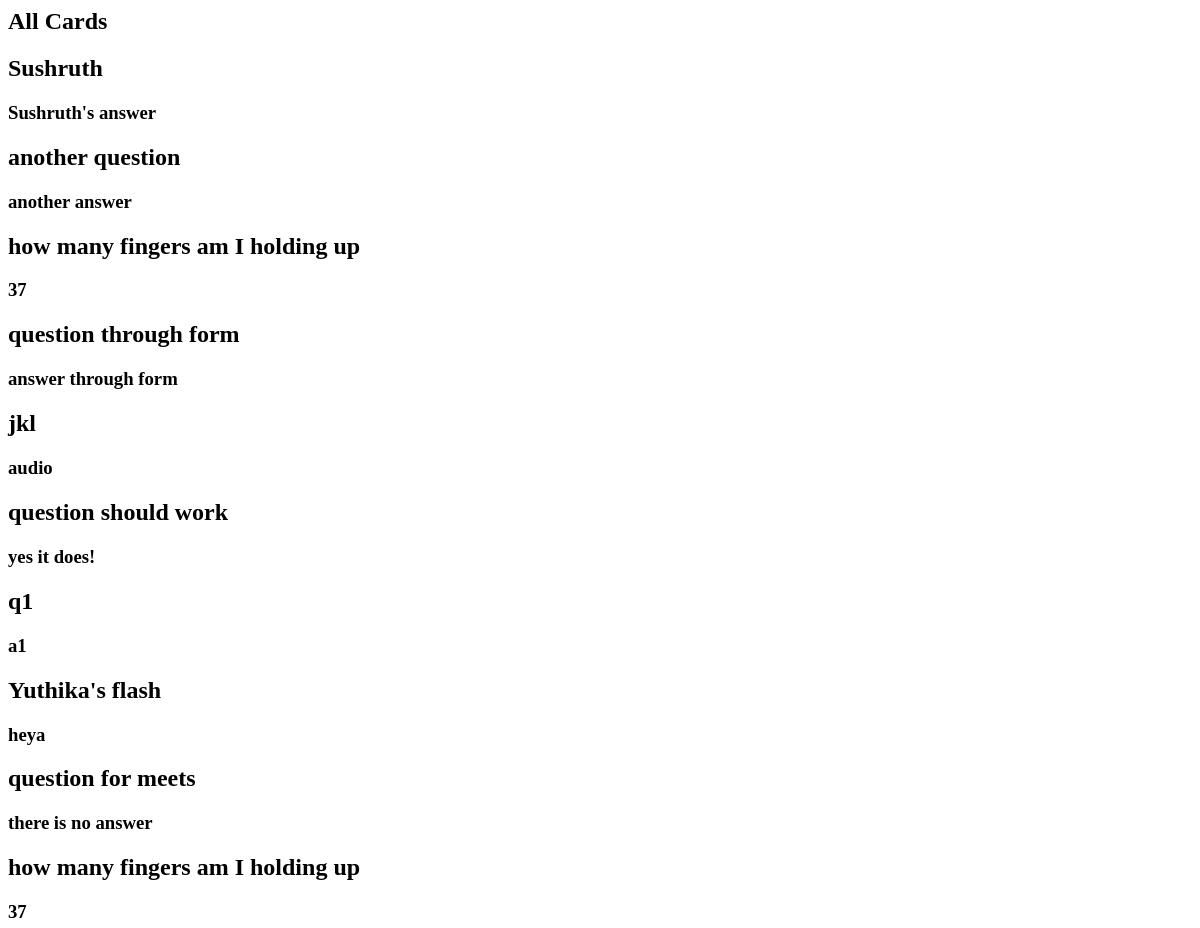
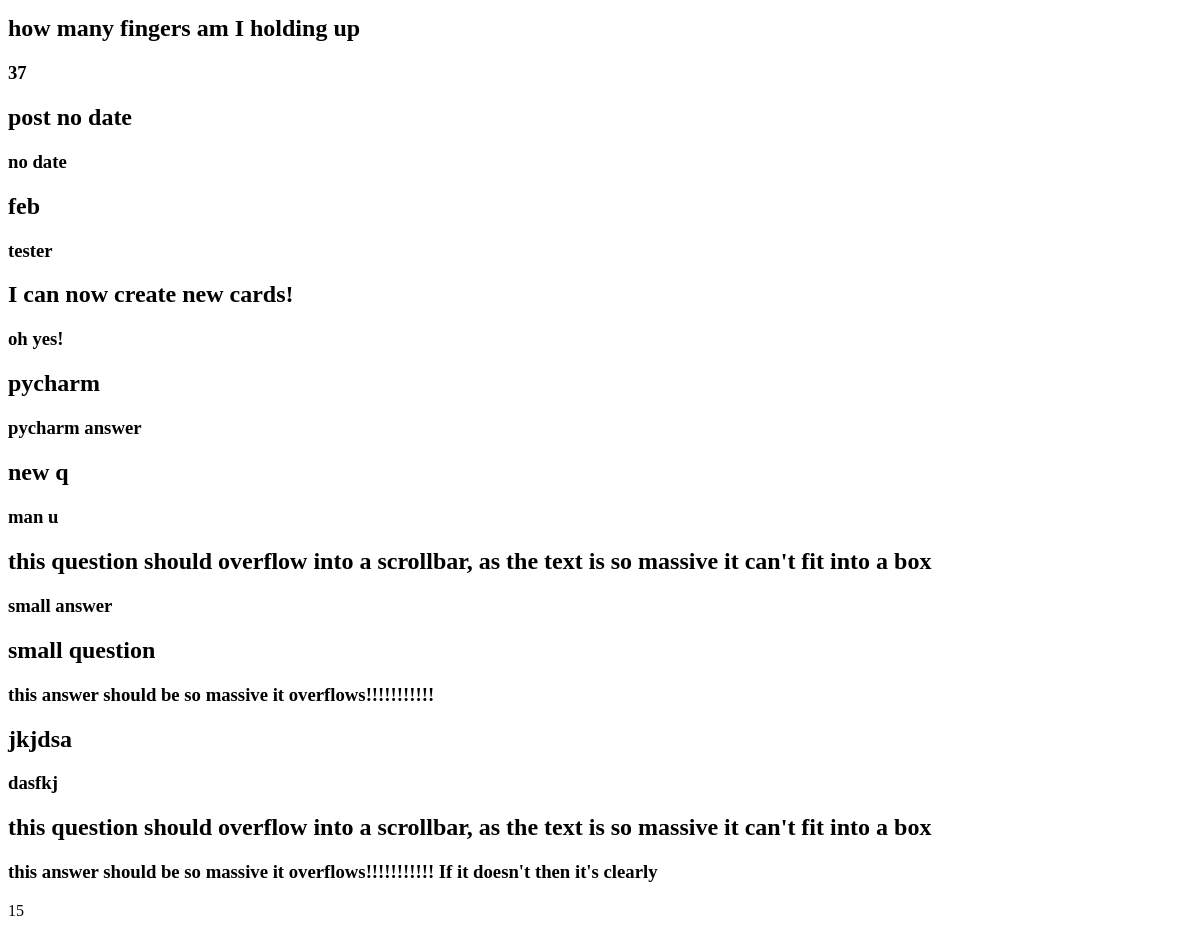
Before: /flashcard/all with the older database file (2 pictures, top to bottom).
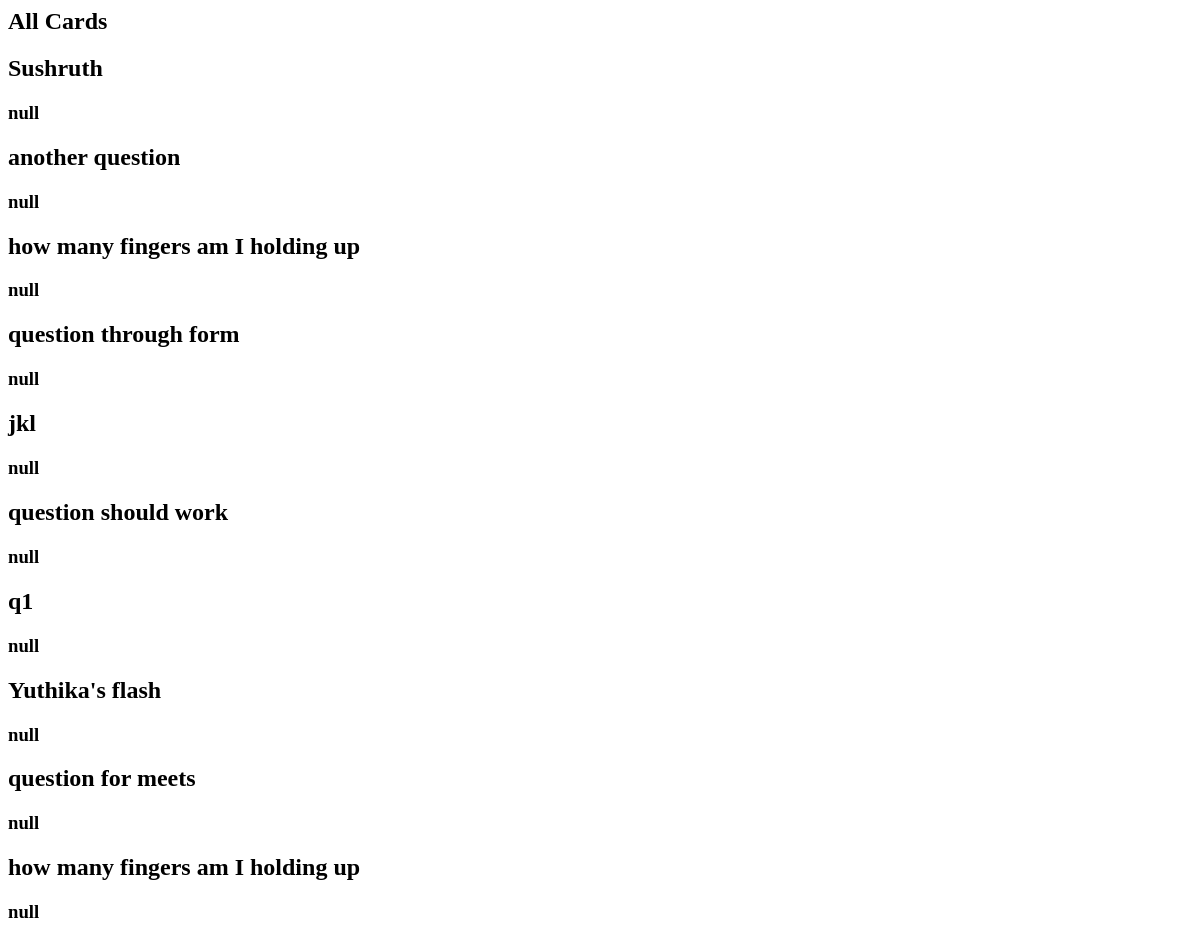
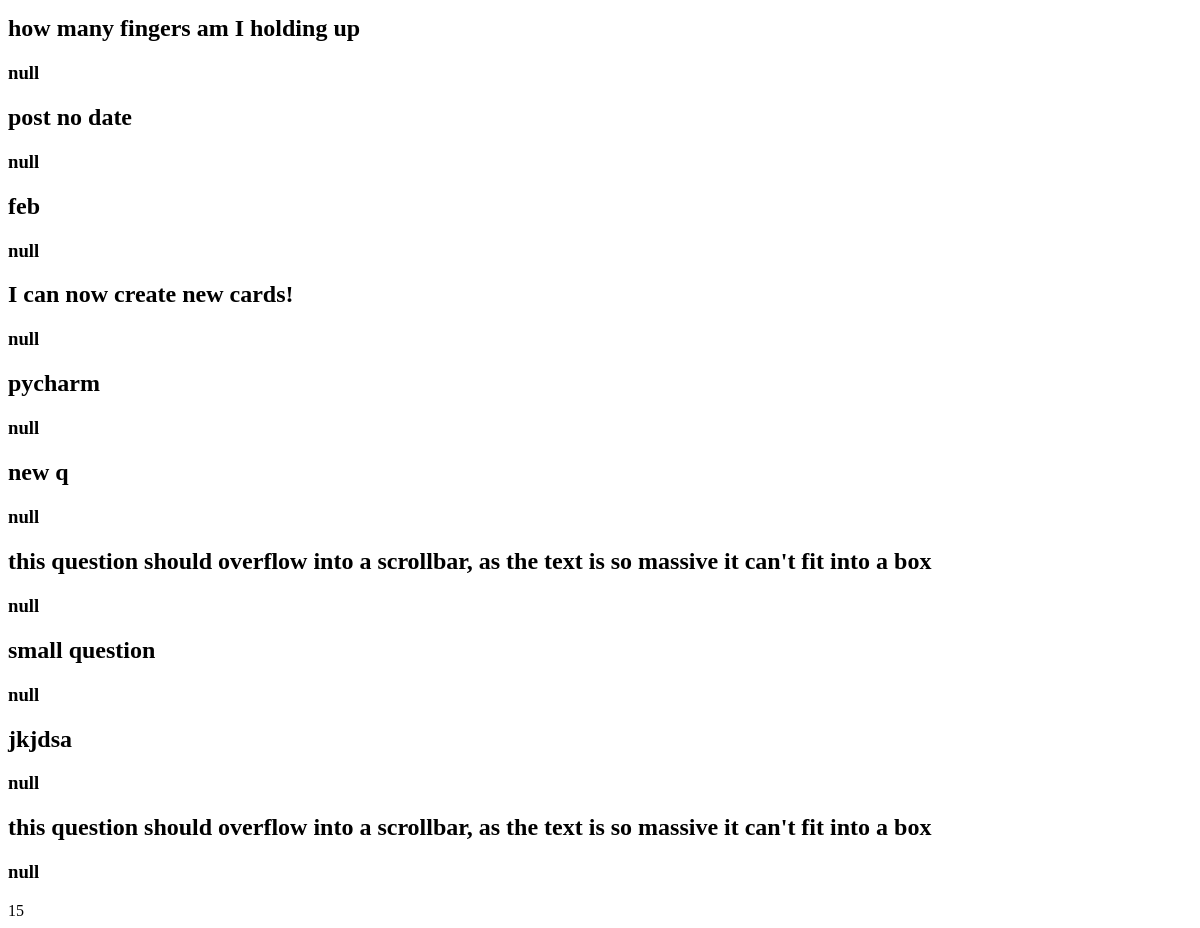
After: the same page with the newer database file (2 pictures, top to bottom).
### flashcard/models.py (models this page shows, shortened)
class Card(models.Model):
    question = models.CharField(max_length=100)
    answer = models.CharField(max_length=100)
    date_created = models.DateTimeField(auto_now=True)

### flashcard/views.py (the view)
# urls.py: path('all', views.CardListView.as_view(), name='card-list'),
class CardListView(ListView):
    model = Card
    queryset = Card.objects.all().order_by("date_created")

### templates/flashcard/card_list.html
 {% block content %}
     <h2>
         All Cards
     </h2>
     {% for card in card_list %}
        <article>
         <h2>
            {{ card.question }}
         </h2>
            <h3>
                {{ card.answer }}
            </h3>
        </article>
    {% endfor %}
15{% endblock content %}

Changed rows visible on the page:
changed Card "Sushruth": answer "Sushruth's answer" → "null"
changed Card "another question": answer "another answer" → "null"
changed Card (number 3 of 20 on the later page): answer "37" → "null"
changed Card "question through form": answer "answer through form" → "null"
changed Card "jkl": answer "audio" → "null"
changed Card "question should work": answer "yes it does!" → "null"
changed Card (number 7 of 20 on the later page): answer "a1" → "null"
changed Card "Yuthika's flash": answer "heya" → "null"
changed Card "question for meets": answer "there is no answer" → "null"
changed Card (number 10 of 20 on the later page): answer "37" → "null"
changed Card (number 11 of 20 on the later page): answer "37" → "null"
changed Card "post no date": answer "no date" → "null"
changed Card "feb": answer "tester" → "null"
changed Card "I can now create new cards!": answer "oh yes!" → "null"
changed Card "pycharm": answer "pycharm answer" → "null"
changed Card "new q": answer "man u" → "null"
changed Card (number 17 of 20 on the later page): answer "small answer" → "null"
changed Card "small question": answer "this answer should be so massive it overflows!!!!!!!!!!!" → "null"
changed Card "jkjdsa": answer "dasfkj" → "null"
changed Card (number 20 of 20 on the later page): answer "this answer should be so massive it overflows!!!!!!!!!!! If it doesn't then it's clearly" → "null"
